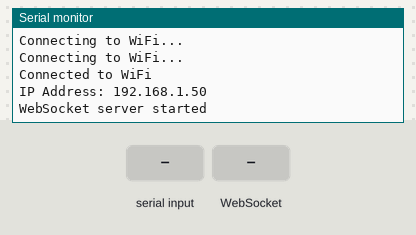
A sketch run on a simulated ESP8266 (NodeMCU). Shown: the last lines printed to the serial monitor. Inputs (shaded band) come from the test bench. WiFi joins after 1.5 s; servers stay silent unless stated.

Above: at 3.2 s.
3.3 s: "CommandOK\n" received over Serial
At 4.3 s:
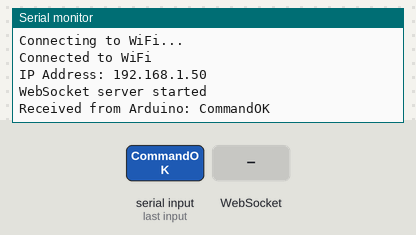
4.8 s: WebSocket text "CommandOK" received
At 4.97 s:
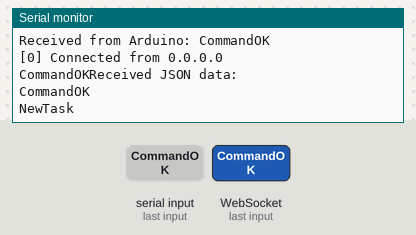

The sketch:

server.ino
```cpp
#include <ESP8266WiFi.h>
#include <WebSocketsServer.h>
#include <SoftwareSerial.h>

// add here your network id and password
const char *ssid = "dlink-5390";
const char *password = "buvme97574";

// create a WebSocket server on port 81
WebSocketsServer webSocket = WebSocketsServer(81);

bool waitForOK = false;
String jsonData = "";

// webSocket event handler
void handleWebSocketEvent(uint8_t num, WStype_t type, uint8_t *payload, size_t length)
{
  switch (type)
  {
  case WStype_DISCONNECTED:
    Serial.printf("[%u] Disconnected!\n", num);
    break;
  case WStype_CONNECTED:
  {
    IPAddress ip = webSocket.remoteIP(num);
    Serial.printf("[%u] Connected from %s\n", num, ip.toString().c_str());
    webSocket.sendTXT(num, "Connected now");
    break;
  }
  // recieve data from phone
  case WStype_TEXT:
    Serial.printf("%s", payload);
    // send to the phone confirmation
    webSocket.sendTXT(num, "Message received");

    // store the received JSON data
    jsonData = String((char *)payload);
    Serial.println("Received JSON data: ");
    Serial.println(jsonData);

    // !!! we cannot send directly the command to arduino, when recieving data from the phone;
    // we have to send it only when arduino is waiting for data on serial
    // we implement a way, so, when we are receiving data from phone, we send 'NewTask' to arduino continously;
    // when arduino reads from serial, checks if it's recieving 'NewTask', if yes, then it will stop it's loop, and send
    // back to esp 'CommandOk'; after ESP recieves 'CommandOk', it will send the command from the phone, than, continues to wait for new data
    waitForOK = true;
    while (waitForOK)
    {
      Serial.println("NewTask");
      delay(200);
      if (Serial.available() > 0)
      {
        String response = Serial.readStringUntil('\n');
        response.trim();
        if (response == "CommandOK")
        {
          delay(500);
          waitForOK = false;
          Serial.println(jsonData);
          delay(300);
        }
      }
    }
    break;
  }
}

void setup()
{
  // start the Serial communication to send messages to the computer
  Serial.begin(9600);

  // connect to Wi-Fi
  WiFi.begin(ssid, password);
  while (WiFi.status() != WL_CONNECTED)
  {
    delay(1000);
    Serial.println("Connecting to WiFi...");
  }

  Serial.println("Connected to WiFi");
  Serial.print("IP Address: ");
  Serial.println(WiFi.localIP());

  // start WebSocket server
  webSocket.begin();
  webSocket.onEvent(handleWebSocketEvent);
  Serial.println("WebSocket server started");
}

void loop()
{
  webSocket.loop(); // handle WebSocket events
  // check if there is data available from the Arduino
  if (Serial.available() > 0)
  {
    String recievedJSON = Serial.readStringUntil('\n');
    Serial.println("Received from Arduino: " + recievedJSON);
    webSocket.broadcastTXT(recievedJSON.c_str());
  }
}
```

Measured:
- after the input at 3.3 s, the serial monitor: prints a new line at once (image 1)
- after the input at 4.8 s, the serial monitor: prints a new line at once (image 2)
